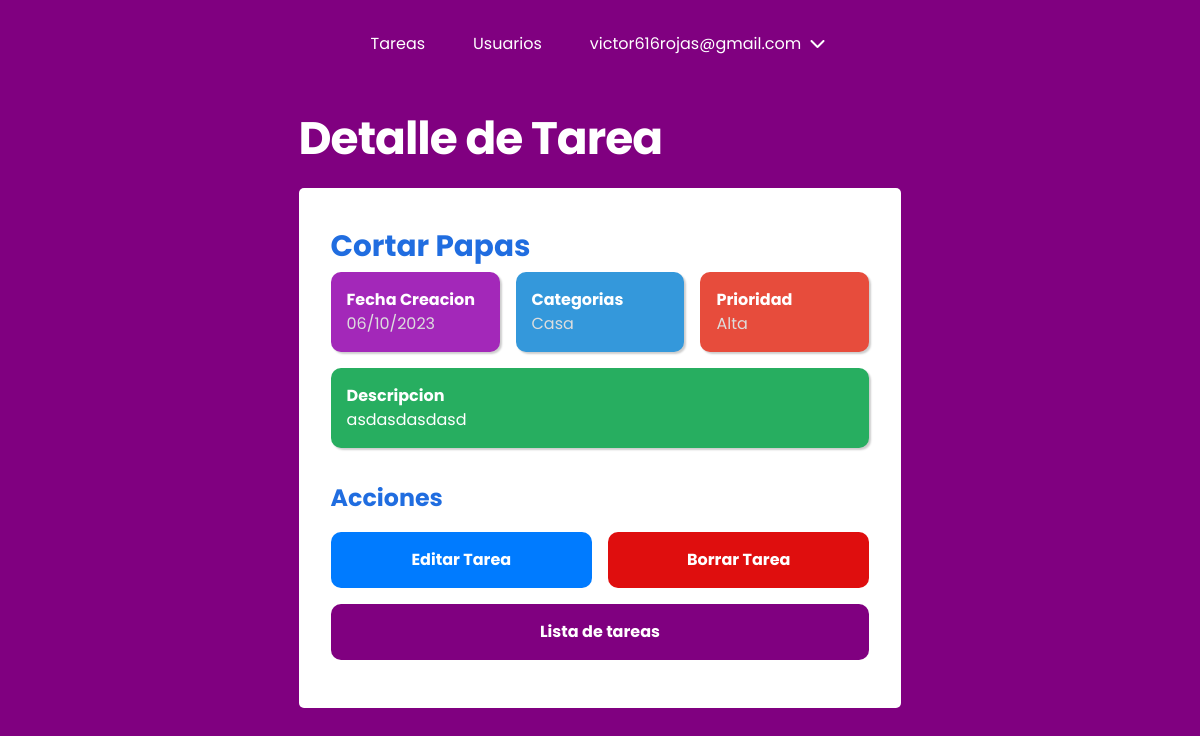
/todo_task/5/ (signed in), run on the app's committed database.
### users/models.py (models this page shows, shortened)
class CustomUser(AbstractBaseUser, PermissionsMixin):
    email = models.EmailField(unique=True, max_length=25)
    password = models.CharField(max_length=128)
    first_name = models.CharField(max_length=30, blank=True)
    last_name = models.CharField(max_length=30, blank=True)
    date_joined = models.DateTimeField(default=timezone.now)
    is_active = models.BooleanField(default=True)
    is_staff = models.BooleanField(default=False)
    is_worker = models.BooleanField(default=False)
    profile_picture = models.ImageField(upload_to='users/images/profile_pictures/',
                                        blank=True, null=True)
    objects = CustomUserManager()  # Instanciamos nuestro administrador personalizado
    USERNAME_FIELD = "email"
    REQUIRED_FIELDS = []
    class Meta:
        ordering = ["-date_joined"]

### todo_task/models.py (models this page shows, shortened)
class Task(models.Model):
    title = models.CharField(max_length=35)
    complete = models.BooleanField(default=False)
    created = models.DateTimeField(auto_now_add=True)
    labels = models.ManyToManyField("Label")
    user = models.ForeignKey(CustomUser, on_delete=models.CASCADE, related_name="tasks")
    class Meta:
        ordering = ["-created"]

class Label(models.Model):
    name = models.CharField(max_length=20)

class TaskMetadata(models.Model):
    task = models.OneToOneField(Task, on_delete=models.CASCADE)
    description = models.TextField()
    priority = models.ForeignKey(Priority, on_delete=models.SET_NULL, null=True)

class Priority(models.Model):
    name = models.CharField(max_length=20)
    def __str__(self):
        return self.name
    class Meta:
        verbose_name = "Priority"  # Nombre en singular
        verbose_name_plural = "Priorities"  # Nombre en plural

### todo_task/views.py (the view)
# urls.py: path("<int:task_id>/", views.detail_task, name="task-detail"),
@login_required(login_url="/users/login/")
def detail_task(request, task_id):
    task = get_object_or_404(Task, pk=task_id)
    delete_url = reverse("task-delete", args=[task_id])
    context = {
        "task": task,
        "delete_url": delete_url,
        "task_id_for_modal": task_id,
    }
    return render(request, "todo_task/detail.html", context)

### todo_task/templates/todo_task/detail.html (shortened to what this page needs)
{% extends "base.html" %}
{% load static %}
{% block css %}
<link rel="stylesheet" type="text/css" href="{% static 'todo_task/css/style.css' %}">
{% endblock %}
{% block content %}
<section class="card-container">
    <h1 class="fs-6">Detalle de Tarea</h1>
    <div class="card__body flex-column">
        <h2 class="fs-4">{{ task.title }}</h2>
        <div class="task-info">
            <div class="task-info-item">
                <p>Fecha Creacion</p>
                <p class="categoria_count">{{ task.created|date:"d/m/Y" }}</p>
            </div>
            <div class="task-info-item">
                <p>Categorias</p>
                <p class="categoria_count">
                    {% for label in task.labels.all %}
                    {{ label.name }}{% if not forloop.last %} - {% endif %}
                    {% endfor %}
                </p>
            </div>
            <div class="task-info-item">
                <p>Prioridad</p>
                <p class="categoria_count">{{ task.taskmetadata.priority }}</p>
            </div>
            <div class="task-info-item">
                <p>Descripcion</p>
                <p>{{ task.taskmetadata.description }}</p>
            </div>
        </div>
        <div class="actions">
            <h3 class="fs-3">Acciones</h3>
            <div class="cluster">
                <a class="btn btn-edit" href="{% url 'task-update' task.id %}">Editar Tarea</a>
                <a class="btn btn-delete" href="#" id="delete-modal">Borrar Tarea</a>
                <a class="btn btn-return" href="{% url 'task-list' %}">Lista de tareas</a>
            </div>
        </div>
    </div>
</section>
{% endblock %}

### taskmaster/templates/base.html (shortened to what this page needs)
{% load static %}
<!DOCTYPE html>
<html lang="es">
<head>
    <link rel="stylesheet" type="text/css" href="{% static 'css/main.css' %}" />
    <link rel="stylesheet" href="https://cdnjs.cloudflare.com/ajax/libs/font-awesome/6.4.2/css/all.min.css" />
    <link rel="stylesheet" href="https://cdn.jsdelivr.net/npm/bootstrap-icons@1.11.1/font/bootstrap-icons.css">
    {% block css %}{% endblock %}
</head>
<body>
    {% if request.user.is_authenticated %}
    <header class="primary-header flex">
        <nav>
            <ul id="primary-navigation" data-visible="false" class="primary-navigation flex">
                <li class="active"><a href="{% url 'task-list' %}">Tareas</a></li>
                {% if request.user.is_staff %}
                <li class="active"><a href="{% url 'user-list' %}">Usuarios</a></li>
                {% endif %}
                <li class="active has-dropdown">{{ request.user.email }} <i class="fa-solid fa-chevron-down"></i>
                </li>
            </ul>
        </nav>
    </header>
    {% endif %}
    <main>{% block content %}{% endblock %}</main>
</body>
</html>

### taskmaster/static/css/main.css (style rules this page uses)
:root { --clr-white: rgb(255, 255, 255); --clr-neutral-400: rgb(3, 3, 3); --clr-accent-700: rgb(128, 0, 128); --clr-gradient-accent: rgb(182, 0, 136); --clr-complete: rgb(0, 117, 16); --clr-incomplete: rgb(223, 14, 14); --clr-btn-edit: rgb(0, 123, 255); --clr-btn-delete: rgb(223, 14, 14); --clr-btn-return: rgb(128, 0, 128); --clr-btn-edit-hover: rgba(0, 123, 255, 0.8); --clr-btn-delete-hover: rgba(223, 14, 14, 0.8); --clr-btn-return-hover: rgba(128, 0, 128, 0.8); --bg-clr: rgb(250, 250, 250); --ff-primary: "Poppins", Arial, Helvetica, sans-serif; --fw-regular: 400; --fw-semi-bold: 600; --fw-bold: 700; --fs-1: clamp(0.75rem, calc(0.55rem + 0.69vw), 1.19rem); --fs-2: clamp(0.78rem, calc(0.59rem + 0.81vw), 1.4rem); --fs-3: clamp(0.88rem, calc(0.69rem + 1.06vw), 1.75rem); --fs-4: clamp(1.05rem, calc(0.81rem + 1.38vw), 2.19rem); --fs-5: clamp(1.26rem, calc(0.95rem + 1.79vw), 2.73rem); --fs-6: clamp(1.51rem, calc(1.11rem + 2.31vw), 3.42rem); --fs-7: clamp(1.81rem, calc(1.29rem + 2.98vw), 4.27rem); --fs-8: clamp(2.18rem, calc(1.51rem + 3.83vw), 5.34rem); --fs-btn-1: clamp(1rem, calc(1rem + 0.05vw), 1.19rem); }
*, *::before, *::after { box-sizing: border-box; }
* { margin: 0; padding: 0; font: inherit; }
html { scroll-behavior: smooth; scroll-padding-top: var(--scroll-padding, 75px); }
body { line-height: 1.5; background-color: var(--clr-accent-700); font-family: var(--ff-primary); }
h1, h2, p { color: var(--clr-neutral); }
h3 { color: var(--clr-accent); }
.fs-3 { font-size: var(--fs-3); }
.fs-4 { font-size: var(--fs-4); }
.fs-6 { font-size: var(--fs-6); }
.flex-column { display: flex; flex-direction: column; }
h1 { margin-block: 1rem; width: min(100% - 3rem, 40ch); letter-spacing: -1px; text-align: left; }
.card-container { width: min(100% - 3rem, 60ch); margin-inline: auto; }
.flex { display: flex; gap: var(--gap, 1rem); }
.primary-header { align-items: center; justify-content: center; }
.primary-navigation { list-style: none; }
.primary-navigation a { text-decoration: none; color: var(--clr-white); }
.has-dropdown { display: inline-block; color: var(--clr-white); cursor: pointer; position: relative; }
.fa-chevron-down { padding-inline: 0.25rem; transition: transform 0.3s ease; }
.cluster { display: flex; flex-direction: column; flex-wrap: wrap; gap: 1rem; justify-content: space-between; margin-block: 1rem; }
.actions h3 { font-weight: var(--fw-bold); }
.actions .cluster a { color: white; text-decoration: none; }
@media (min-width: 35em) { .primary-navigation { --gap: clamp(1.5rem, 5vw, 3rem); padding-block: 2rem; padding-inline: clamp(3rem, 8vw, 10rem); } }
h1 { font-weight: var(--fw-bold); color: var(--clr-white); }
.btn { font-weight: bold; padding: 1rem; border-radius: 10px; text-align: center; cursor: pointer; }
.btn-edit { background-color: var(--clr-btn-edit); }
.btn-delete { background-color: var(--clr-btn-delete); }
.btn-return { background-color: var(--clr-btn-return); }

### todo_task/static/todo_task/css/style.css (style rules this page uses)
:root { --clr-main: #206de0; --clr-category-1: #a328b9; --clr-category-2: #3498db; --clr-category-3: #e74c3c; --clr-category-4: #27ae60; --br: 10px; --gap-1: 1rem; --fw-bold: 700; --mt-2: 2rem; }
h3 { font-weight: var(--fw-bold); color: var(--clr-main); }
.categoria_count { color: #ddd; }
.card__body { background-color: #fff; border-radius: calc(var(--br) - 5px); padding: 2rem; }
.card__body h2 { font-weight: var(--fw-bold); margin-block: 0.25rem; color: var(--clr-main); }
.task-info { display: flex; flex-wrap: wrap; gap: var(--gap-1); }
.task-info-item { flex: 1; color: #fff; padding: 1rem; border-radius: var(--br); box-shadow: 2px 2px 2px rgba(0, 0, 0, 0.2); flex-basis: calc(33.33% - 1rem); }
.task-info-item > p:first-child { font-weight: var(--fw-bold); }
.task-info-item:nth-child(1) { background-color: var(--clr-category-1); }
.task-info-item:nth-child(2) { background-color: var(--clr-category-2); }
.task-info-item:nth-child(3) { background-color: var(--clr-category-3); }
.task-info-item:nth-child(4) { flex-basis: 100%; background-color: var(--clr-category-4); }
.actions { margin-top: var(--mt-2); }
@media (min-width: 45em) { .cluster { flex-direction: row; } }
@media (min-width: 45em) { .cluster a { flex: 1; } }
@media (min-width: 45em) { .cluster a:last-child { flex-basis: 100%; } }

### data on the page
CustomUser: user.email "victor616rojas@gmail.com"
Task: title "Cortar Papas", created "06/10/2023", taskmetadata.priority "Alta", taskmetadata.description "asdasdasdasd"
Label: name "Casa"
